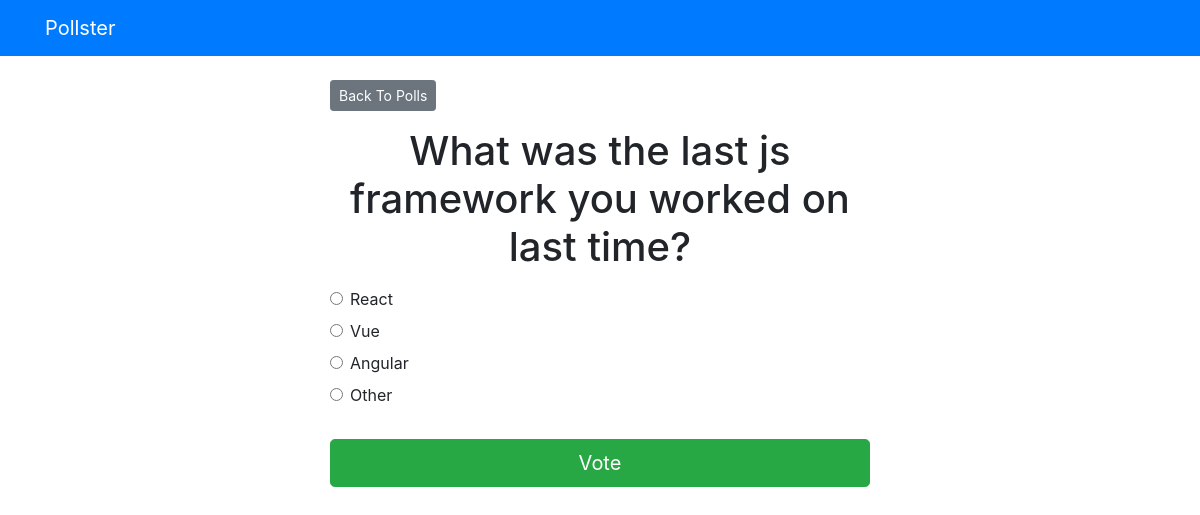
The app's page /polls/2/ with its own data.
### polls/views.py (the view)
# urls.py: path('<int:question_id>/', views.detail, name='detail'),
def detail(request, question_id):
    try:
        question = Question.objects.get(pk=question_id)
    except Question.DoesNotExist:
        raise Http404('Question does not exist')
    return render(request, 'polls/detail.html', {'question': question})

### templates/polls/detail.html (shortened to what this page needs)
{% extends 'base.html' %}
{% block content %}
<a class="btn btn-secondary btn-sm mb-3" href="{% url 'polls:index' %}">Back To Polls</a>
<h1 class="text-center mb-3">{{ question.question_text }}</h1>
<form action="{% url 'polls:vote' question.id %}" method="post">
	{% for choice in question.choice_set.all %}
		<div class="form-check">
			<input
				type="radio"
				name="choice"
				class="form-check-input"
				id="choice{{ forloop.counter }}"
				value="{{ choice.id }}"
			/>
			<label for="choice{{ forloop.counter }}">{{ choice.choice_text }}</label
			>
		</div>
	{% endfor %}
	<input type="submit" value="Vote" class="btn btn-success btn-lg btn-block mt-4" />
</form>
{% endblock %}

### records on screen
Question: question_text "What was the last js framework you worked on last time?"
Choice: choice_text "React"
Choice: choice_text "Vue"
Choice: choice_text "Angular"
Choice: choice_text "Other"
